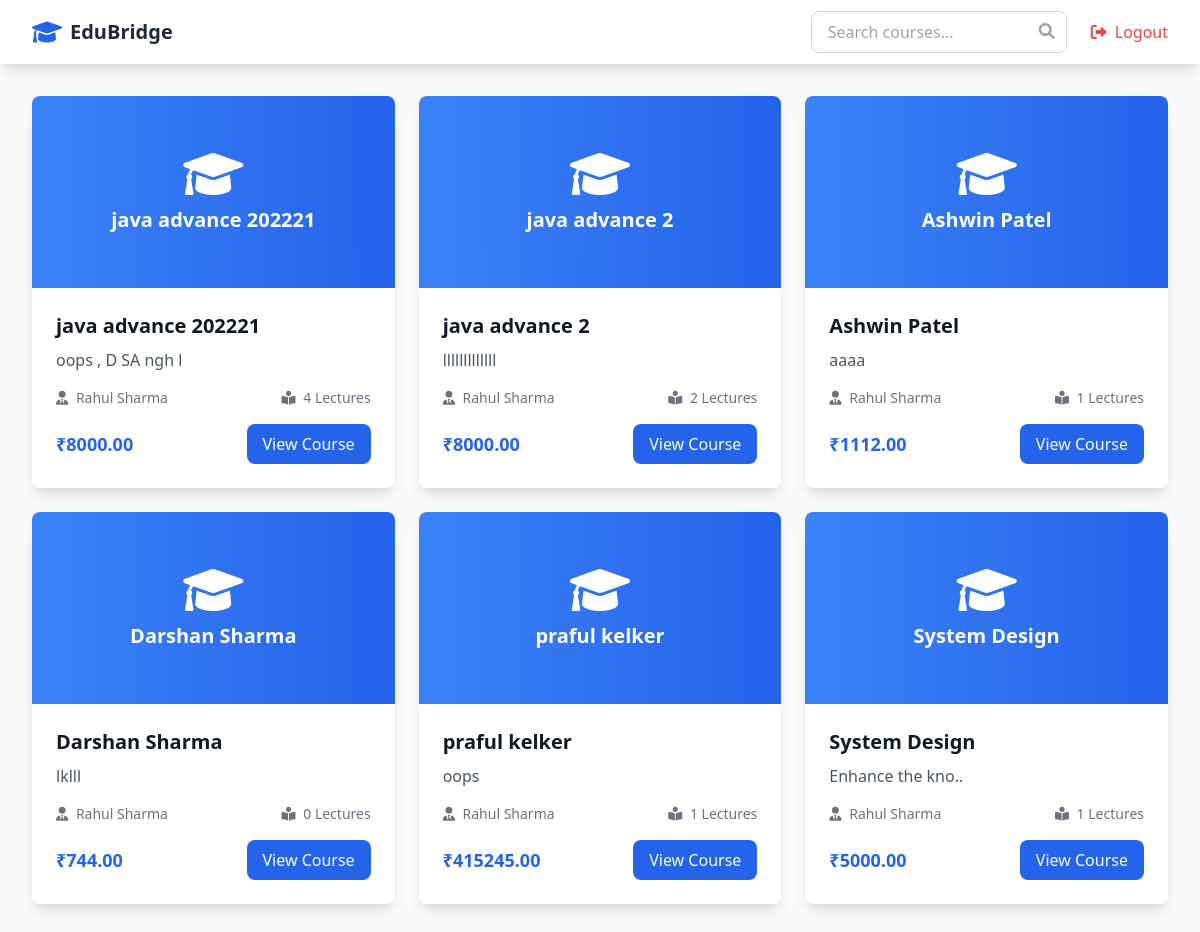
/teacher/teacher/all-courses/, run on the app's committed database.
### Teacher/models.py (models this page shows, shortened)
class Course(models.Model):
    teacher = models.ForeignKey(TeacherSignup, on_delete=models.CASCADE, related_name='courses')
    name = models.CharField(max_length=200)
    description = models.TextField()
    price = models.DecimalField(max_digits=10, decimal_places=2)
    created_at = models.DateTimeField(auto_now_add=True)

class TeacherSignup(models.Model):
    QUALIFICATION_CHOICES = [
        ('phd', 'PhD'),
        ('masters', 'Masters Degree'),
        ('bachelors', 'Bachelors Degree'),
    ]
    user = models.OneToOneField(User, on_delete=models.CASCADE, related_name='teacher')
    name = models.CharField(max_length=100)
    email = models.EmailField(unique=True)
    phone_number = models.CharField(max_length=15)
    qualification = models.CharField(max_length=50, choices=QUALIFICATION_CHOICES)
    coaching_institute_name = models.CharField(max_length=200)
    created_at = models.DateTimeField(auto_now_add=True)

### Teacher/views.py (the view)
# urls.py: path('teacher/all-courses/', views.all_courses, name='all_courses'),
def all_courses(request):
    courses = Course.objects.all().prefetch_related('shells', 'student_set')
    return render(request, 'Teacher/all_courses.html', {'courses': courses})

### Teacher/templates/Teacher/all_courses.html (shortened to what this page needs)
<!DOCTYPE html>
<html lang="en">
<head>
    <script src="https://cdn.tailwindcss.com"></script>
    <link href="https://cdnjs.cloudflare.com/ajax/libs/font-awesome/6.0.0/css/all.min.css" rel="stylesheet">
</head>
<body class="bg-gray-50">
    <nav class="bg-white shadow-lg sticky top-0 z-30">
        <div class="max-w-7xl mx-auto px-4 sm:px-6 lg:px-8">
            <div class="flex justify-between items-center h-16">
                <a href="/" class="flex items-center space-x-2">
                    <i class="fas fa-graduation-cap text-2xl text-blue-600"></i>
                    <span class="text-xl font-bold text-gray-800">EduBridge</span>
                </a>
                <div class="flex items-center space-x-6">
                    <div class="relative">
                        <input type="text" id="searchInput"
                               placeholder="Search courses..."
                               class="w-64 px-4 py-2 rounded-lg border border-gray-300 focus:outline-none focus:border-blue-500 transition-all duration-200">
                        <i class="fas fa-search absolute right-3 top-3 text-gray-400"></i>
                    </div>
                    <a href="{% url 'teacher_logout' %}"
                       class="flex items-center space-x-2 text-red-500 hover:text-red-600 transition-colors">
                        <i class="fas fa-sign-out-alt"></i>
                        <span>Logout</span>
                    </a>
                </div>
            </div>
        </div>
    </nav>
    <div class="max-w-7xl mx-auto px-4 sm:px-6 lg:px-8 py-8">
        <div class="grid grid-cols-1 md:grid-cols-2 lg:grid-cols-3 gap-6">
            {% for course in courses %}
            <div class="bg-white rounded-lg shadow-lg overflow-hidden card-hover">
                <div class="relative h-48 bg-gradient-to-r from-blue-500 to-blue-600 flex items-center justify-center overflow-hidden">
                    {% if course.image %}
                        <img src="{{ course.image.url }}" alt="{{ course.name }}" class="w-full h-full object-cover">
                    {% else %}
                        <div class="text-center text-white">
                            <i class="fas fa-graduation-cap text-5xl mb-2"></i>
                            <h3 class="text-xl font-semibold">{{ course.name }}</h3>
                        </div>
                    {% endif %}
                </div>
                <div class="p-6">
                    <div class="mb-4">
                        <h3 class="text-xl font-semibold text-gray-900 mb-2">{{ course.name }}</h3>
                        <p class="text-gray-600 line-clamp-2">{{ course.description }}</p>
                    </div>
                    <div class="flex justify-between items-center mb-4">
                        <span class="text-sm text-gray-500">
                            <i class="fas fa-user-tie mr-1"></i>
                            {{ course.teacher.name }}
                        </span>
                        <span class="text-sm text-gray-500">
                            <i class="fas fa-book-reader mr-1"></i>
                            {{ course.shells.count }} Lectures
                        </span>
                    </div>
                    <div class="flex justify-between items-center mt-4">
                        <span class="text-lg font-bold text-blue-600">₹{{ course.price }}</span>
                        <a href="{% url 'course_demo' course.id %}"
                           class="px-4 py-2 bg-blue-600 text-white rounded-lg hover:bg-blue-700 transition-colors">
                            View Course
                        </a>
                    </div>
                </div>
            </div>
            {% endfor %}
        </div>
    </div>
</body>
</html>

### Teacher/templates/Teacher/all_courses.html (style rules this page uses)
.card-hover { transition: all 0.3s ease; }

### data on the page
Course: name "java advance 202221", description "oops , D SA ngh l", teacher.name "Rahul Sharma", shells.count "4", price "8000.00"
Course: name "java advance 2", description "lllllllllllll", teacher.name "Rahul Sharma", shells.count "2", price "8000.00"
Course: name "Ashwin Patel", description "aaaa", teacher.name "Rahul Sharma", shells.count "1", price "1112.00"
Course: name "Darshan Sharma", description "lklll", teacher.name "Rahul Sharma", shells.count "0", price "744.00"
Course: name "praful kelker", description "oops", teacher.name "Rahul Sharma", shells.count "1", price "415245.00"
Course: name "System Design", description "Enhance the kno..", teacher.name "Rahul Sharma", shells.count "1", price "5000.00"
